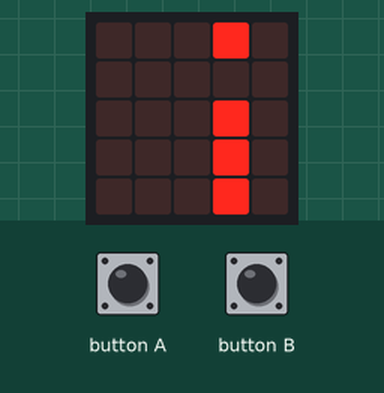
This program was run on a simulated BBC micro:bit (MakeCode). On the bench: the board's 5×5 LED display. The test bench sets the inputs (shaded band). Random numbers come from a fixed seed; the run ends where the board's game-over animation would start. At 5.0 s the program stops and its outputs stay as they are.

Above: at 1.2 s.
1.3 s: button A pressed for 0.15 s
At 2.9 s:
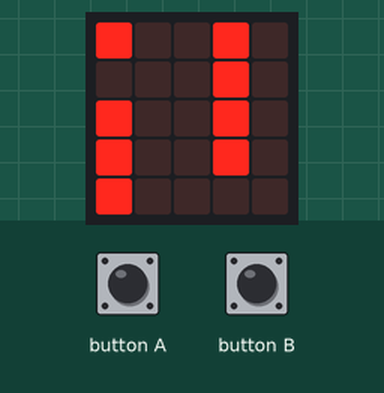
At 4.8 s:
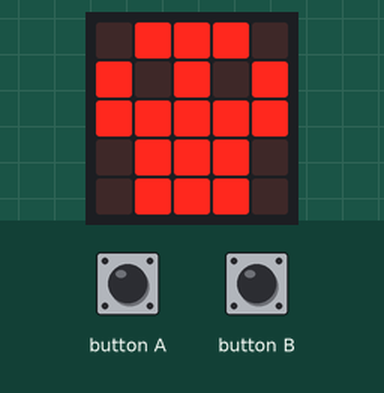
Timing chart, 0 to 6.3 s (numbered marks = the images above; inputs shaded):
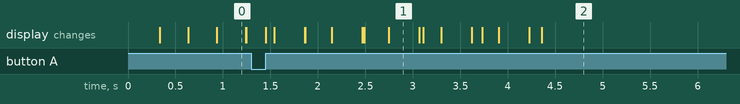

The program:

main.ts
```typescript
input.onButtonPressed(Button.A, function () {
    bird.change(LedSpriteProperty.Y, -1)
})
input.onButtonPressed(Button.B, function () {
    bird.change(LedSpriteProperty.Y, 1)
})
let emptyObstacleY = 0
let ticks = 0
let bird: game.LedSprite = null
let index = 0
let obstacles: game.LedSprite[] = []
bird = game.createSprite(0, 2)
bird.set(LedSpriteProperty.Blink, 300)
basic.forever(function () {
    while (obstacles.length > 0 && obstacles[0].get(LedSpriteProperty.X) == 0) {
        obstacles.removeAt(0).delete()
    }
    for (let obstacle2 of obstacles) {
        obstacle2.change(LedSpriteProperty.X, -1)
    }
    if (ticks % 3 == 0) {
        emptyObstacleY = Math.randomRange(0, 4)
        for (let index2 = 0; index2 <= 4; index2++) {
            if (index2 != emptyObstacleY) {
                obstacles.push(game.createSprite(4, index2))
            }
        }
    }
    for (let obstacle3 of obstacles) {
        if (obstacle3.get(LedSpriteProperty.X) == bird.get(LedSpriteProperty.X) && obstacle3.get(LedSpriteProperty.Y) == bird.get(LedSpriteProperty.Y)) {
            basic.showIcon(IconNames.Skull)
            game.gameOver()
        }
    }
    ticks += 1
    basic.pause(600)
})
```

test.ts
```typescript
// test ender her, dette bliver ikke kompileret, når denne pakke bruges som en udvidelse.
```
